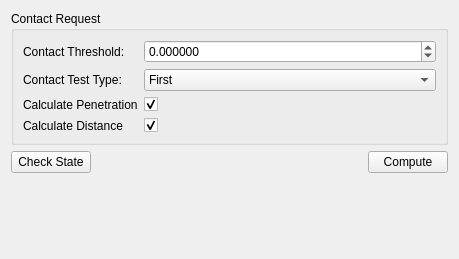
<?xml version="1.0" encoding="UTF-8"?>
<ui version="4.0">
 <class>ContactResultsComputeWidget</class>
 <widget class="QWidget" name="ContactResultsComputeWidget">
  <property name="geometry">
   <rect>
    <x>0</x>
    <y>0</y>
    <width>459</width>
    <height>259</height>
   </rect>
  </property>
  <property name="sizePolicy">
   <sizepolicy hsizetype="Expanding" vsizetype="Expanding">
    <horstretch>0</horstretch>
    <verstretch>0</verstretch>
   </sizepolicy>
  </property>
  <property name="windowTitle">
   <string>Form</string>
  </property>
  <layout class="QVBoxLayout" name="verticalLayout">
   <property name="sizeConstraint">
    <enum>QLayout::SetNoConstraint</enum>
   </property>
   <item>
    <widget class="QGroupBox" name="contact_request_group_box">
     <property name="title">
      <string>Contact Request</string>
     </property>
     <layout class="QFormLayout" name="formLayout_2">
      <item row="0" column="0">
       <widget class="QLabel" name="label">
        <property name="text">
         <string>Contact Threshold:</string>
        </property>
       </widget>
      </item>
      <item row="0" column="1">
       <widget class="QDoubleSpinBox" name="contact_threshold">
        <property name="decimals">
         <number>6</number>
        </property>
        <property name="minimum">
         <double>-100.000000000000000</double>
        </property>
        <property name="maximum">
         <double>100.000000000000000</double>
        </property>
        <property name="singleStep">
         <double>0.001000000000000</double>
        </property>
        <property name="value">
         <double>0.000000000000000</double>
        </property>
       </widget>
      </item>
      <item row="1" column="0">
       <widget class="QLabel" name="label_2">
        <property name="text">
         <string>Contact Test Type:</string>
        </property>
       </widget>
      </item>
      <item row="1" column="1">
       <widget class="QComboBox" name="contact_test_type">
        <item>
         <property name="text">
          <string extracomment="Return at first contact for any pair of objects">First</string>
         </property>
        </item>
        <item>
         <property name="text">
          <string extracomment="Return the global minimum for a pair of objects">Closest</string>
         </property>
        </item>
        <item>
         <property name="text">
          <string extracomment="Return all contacts for a pair of objects">All</string>
         </property>
        </item>
       </widget>
      </item>
      <item row="2" column="0">
       <widget class="QLabel" name="label_3">
        <property name="text">
         <string>Calculate Penetration</string>
        </property>
       </widget>
      </item>
      <item row="2" column="1">
       <widget class="QCheckBox" name="calculate_penetration">
        <property name="text">
         <string/>
        </property>
        <property name="checked">
         <bool>true</bool>
        </property>
       </widget>
      </item>
      <item row="3" column="0">
       <widget class="QLabel" name="label_4">
        <property name="text">
         <string>Calculate Distance</string>
        </property>
       </widget>
      </item>
      <item row="3" column="1">
       <widget class="QCheckBox" name="calculate_distance">
        <property name="text">
         <string/>
        </property>
        <property name="checked">
         <bool>true</bool>
        </property>
       </widget>
      </item>
     </layout>
    </widget>
   </item>
   <item>
    <widget class="QFrame" name="compute_frame">
     <property name="frameShape">
      <enum>QFrame::NoFrame</enum>
     </property>
     <property name="frameShadow">
      <enum>QFrame::Raised</enum>
     </property>
     <layout class="QHBoxLayout" name="horizontalLayout">
      <property name="leftMargin">
       <number>0</number>
      </property>
      <property name="topMargin">
       <number>0</number>
      </property>
      <property name="rightMargin">
       <number>0</number>
      </property>
      <property name="bottomMargin">
       <number>0</number>
      </property>
      <item>
       <widget class="QPushButton" name="check_state_push_button">
        <property name="text">
         <string>Check State</string>
        </property>
       </widget>
      </item>
      <item>
       <spacer name="horizontalSpacer">
        <property name="orientation">
         <enum>Qt::Horizontal</enum>
        </property>
        <property name="sizeHint" stdset="0">
         <size>
          <width>40</width>
          <height>20</height>
         </size>
        </property>
       </spacer>
      </item>
      <item>
       <widget class="QPushButton" name="compute_push_button">
        <property name="text">
         <string>Compute</string>
        </property>
       </widget>
      </item>
     </layout>
    </widget>
   </item>
   <item>
    <widget class="tesseract::gui::ContactResultsWidget" name="contact_results_widget" native="true">
     <property name="sizePolicy">
      <sizepolicy hsizetype="Expanding" vsizetype="Expanding">
       <horstretch>0</horstretch>
       <verstretch>1</verstretch>
      </sizepolicy>
     </property>
    </widget>
   </item>
  </layout>
 </widget>
 <customwidgets>
  <customwidget>
   <class>tesseract::gui::ContactResultsWidget</class>
   <extends>QWidget</extends>
   <header>tesseract_qt/collision/widgets/contact_results_widget.h</header>
   <container>1</container>
  </customwidget>
 </customwidgets>
 <resources/>
 <connections/>
</ui>
